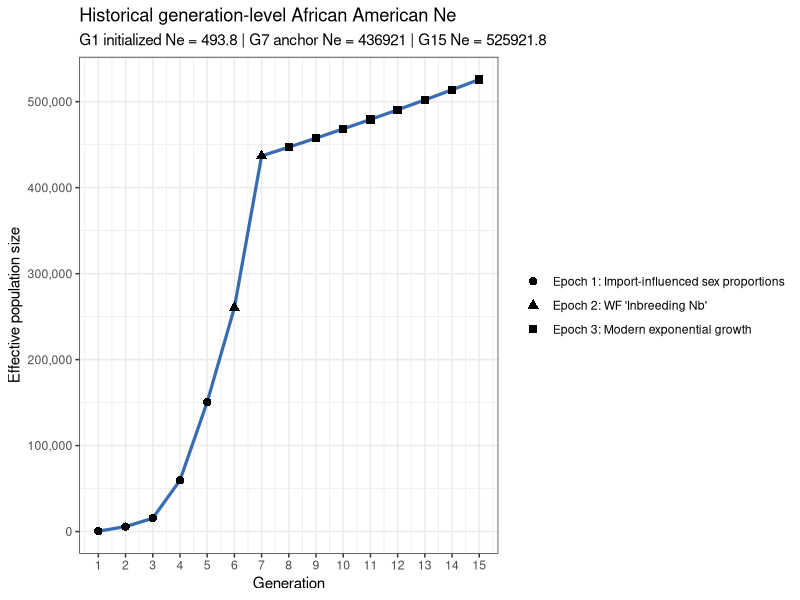
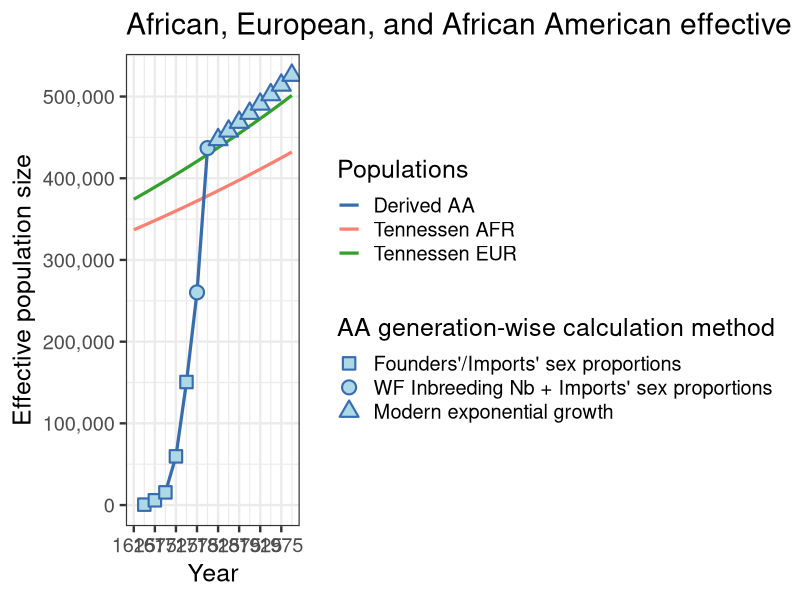
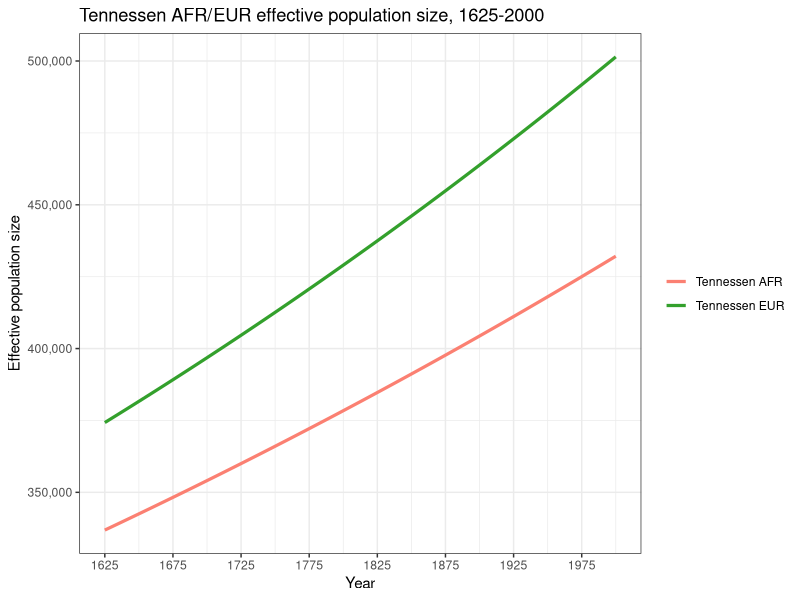

R code for these plots, in order:
# ______________________________________________________________________________
# Aydin Karatas
# ___
# University of Southern California
# Department of Quantitative and Computational Biology
# Mooney Lab
# ___
# calc.3T.Ne.R
# ______________________________________________________________________________


library(tidyverse)

# functions ----
# validate that a given value is a single non-negative whole generation.
# `value` is the candidate input and `name` is used in the error message.
validate.whole.generation.count <- function(value, name) {
  if (
    length(value) != 1 ||
      is.na(value) ||
      !is.finite(value) ||
      value != as.integer(value) ||
      value < 0
  ) {
    stop(name, " must be a non-negative whole generation count", call. = FALSE)
  }

  as.integer(value)
}

# build a generation sequence that can be empty when the requested length is 0.
# `start` is the first generation in the block and `len` is the block length.
build.generation.block <- function(start, len) {
  if (len == 0) {
    return(integer(0))
  }

  seq.int(start, start + len - 1L)
}

# return an explicit argument when provided, otherwise pull the default.
# `value` is the user-supplied override, `name` is the default binding name,
# and `defaults.env` is the environment that stores the fallback value.
resolve.default.param <- function(value, name, defaults.env) {
  if (!is.null(value)) {
    return(value)
  }

  get(name, envir = defaults.env)
}

# build the modeled generation layout for the three epochs.
# `epoch.*.len` are the epoch lengths, `gen.time` and `present.year` define the
# timeline, and `start.year` sets the first modeled generation boundary.
calc.epoch.config <- function(
    epoch.1.len,
    epoch.2.len,
    epoch.3.len,
    gen.time,
    present.year,
    start.year = 1625
) {
  epoch.1.len <- validate.whole.generation.count(
    epoch.1.len,
    "epoch.1.len"
  )
  epoch.2.len <- validate.whole.generation.count(
    epoch.2.len,
    "epoch.2.len"
  )
  epoch.3.len <- validate.whole.generation.count(
    epoch.3.len,
    "epoch.3.len"
  )

  max.epoch.1.len <- 7L

  if (epoch.1.len > max.epoch.1.len) {
    stop("epoch.1.len cannot exceed 7 modeled generations", call. = FALSE)
  }

  year.span <- present.year - start.year
  total.generations <- year.span / gen.time

  if (total.generations != as.integer(total.generations)) {
    stop(
      "present.year - start.year must be divisible by gen.time",
      call. = FALSE
    )
  }

  total.generations <- as.integer(total.generations)
  total.epoch.len <- epoch.1.len + epoch.2.len + epoch.3.len

  if (total.epoch.len != total.generations) {
    stop(
      "total epoch length must equal (present.year - start.year) / gen.time",
      call. = FALSE
    )
  }

  epoch.1.generations <- build.generation.block(1L, epoch.1.len)
  epoch.2.generations <- build.generation.block(epoch.1.len + 1L, epoch.2.len)
  epoch.3.first.generation <- if (epoch.3.len == 0) {
    NA_integer_
  } else {
    epoch.1.len + epoch.2.len + 1L
  }
  epoch.3.generations <- build.generation.block(
    epoch.1.len + epoch.2.len + 1L,
    epoch.3.len
  )

  epoch.3.anchor.generation <- NA_integer_

  if (epoch.3.len > 0) {
    if (epoch.2.len > 0) {
      epoch.3.anchor.generation <- max(epoch.2.generations)
    } else if (epoch.1.len > 0) {
      epoch.3.anchor.generation <- max(epoch.1.generations)
    } else {
      stop(
        "epoch 3 requires a prior non-empty epoch to provide an anchor",
        call. = FALSE
      )
    }
  }

  list(
    epoch.1.len = epoch.1.len,
    epoch.2.len = epoch.2.len,
    epoch.3.len = epoch.3.len,
    max.epoch.1.len = max.epoch.1.len,
    start.year = start.year,
    total.generations = total.generations,
    final.generation = total.generations,
    epoch.1.generations = epoch.1.generations,
    epoch.1.sex.generations = epoch.1.generations[epoch.1.generations >= 2],
    epoch.2.generations = epoch.2.generations,
    epoch.2.parental.generations = epoch.2.generations[
      epoch.2.generations >= 2
    ],
    epoch.3.generations = epoch.3.generations,
    epoch.3.first.generation = epoch.3.first.generation,
    epoch.3.anchor.generation = epoch.3.anchor.generation
  )
}

# create the African and European ancestry proportions by modeled generation.
# `mooney.cg[1]` is a dummy value for alignment. The paper-derived values start
# at `mooney.cg[2]`, so modeled G1 uses position 2.
build.mixing.props <- function(
    epoch.config,
    mooney.cg,
    epoch.1.eur.prop,
    epoch.2.afr.prop,
    epoch.2.eur.prop,
    epoch.3.afr.prop,
    epoch.3.eur.prop
) {
  if (epoch.config$epoch.1.len > length(mooney.cg) - 1L) {
    stop(
      "epoch.1.len cannot exceed paper-derived mooney.cg values",
      call. = FALSE
    )
  }

  epoch.1.cg <- if (epoch.config$epoch.1.len == 0L) {
    numeric(0)
  } else {
    mooney.cg[seq.int(2L, epoch.config$epoch.1.len + 1L)]
  }
  s.eur <- c(
    rep(epoch.1.eur.prop, epoch.config$epoch.1.len),
    rep(epoch.2.eur.prop, epoch.config$epoch.2.len),
    rep(epoch.3.eur.prop, epoch.config$epoch.3.len)
  )
  s.afr <- c(
    (1 - epoch.1.eur.prop) * epoch.1.cg,
    rep(epoch.2.afr.prop, epoch.config$epoch.2.len),
    rep(epoch.3.afr.prop, epoch.config$epoch.3.len)
  )

  if (
    length(s.eur) != epoch.config$total.generations ||
      length(s.afr) != epoch.config$total.generations
  ) {
    stop("AA.mixing.props vectors must not recycle", call. = FALSE)
  }

  tibble(
    g = seq_len(epoch.config$total.generations),
    s.afr = s.afr,
    s.eur = s.eur,
    h = pmax(1 - s.afr - s.eur, 0)
  )
}

# intersect generation windows with historical periods and measure coverage.
# `window.tbl` is the generation map and `hacker.tbl` is the historical  period
# table with start and end years.
calc.period.overlaps <- function(window.tbl, hacker.tbl) {
  merge(window.tbl, hacker.tbl, by = NULL) %>%
    as_tibble() %>%
    mutate(
      period.length = end.year - start.year,
      overlap.start.year = pmax(window.start.year, start.year),
      overlap.end.year = pmin(window.end.year, end.year),
      overlap.years = pmax(0, overlap.end.year - overlap.start.year),
      overlap.weight = overlap.years / period.length
    ) %>%
    filter(overlap.years > 0) %>%
    arrange(generation, start.year)
}

# estimate population size at a year by interpolating inside a period.
# `year` is the target year to query and `hacker.tbl` contains the period
# boundaries plus beginning and ending population sizes.
calc.boundary.population <- function(year, hacker.tbl) {
  if (is.na(year)) {
    return(NA_real_)
  }

  if (year < min(hacker.tbl$start.year) || year > max(hacker.tbl$end.year)) {
    return(NA_real_)
  }

  period.idx <- which(
    hacker.tbl$start.year <= year & hacker.tbl$end.year >= year
  )
  period.idx <- period.idx[length(period.idx)]
  period.row <- hacker.tbl[period.idx, ]
  period.length <- period.row$end.year - period.row$start.year
  period.frac <- (year - period.row$start.year) / period.length

  period.row$pop.beginning +
    period.frac * (period.row$pop.end - period.row$pop.beginning)
}

# build a generation map with explicit labels and calendar windows.
# G0 can be built with `first.generation = 0`, but modeled output starts at G1.
build.generation.map <- function(
    first.generation,
    generation.count,
    start.year,
    gen.time
) {
  tibble(
    generation = seq.int(
      first.generation,
      first.generation + generation.count - 1L
    ),
    generation.start.year = seq(
      start.year,
      start.year + gen.time * (generation.count - 1L),
      by = gen.time
    ),
    generation.end.year = generation.start.year + gen.time,
    generation.window.years = generation.end.year - generation.start.year,
    window.start.year = generation.start.year,
    window.end.year = generation.end.year
  )
}

# aggregate historical inputs over generation windows.
# This returns source-history summaries only; callers decide which rows are part
# of the modeled trajectory.
aggregate.generation.history <- function(
    generation.map,
    hacker.tbl,
    hacker.end.year
) {
  history.overlap <- calc.period.overlaps(generation.map, hacker.tbl) %>%
    select(
      generation,
      generation.start.year,
      generation.end.year,
      period,
      start.year,
      end.year,
      overlap.start.year,
      overlap.end.year,
      overlap.years,
      overlap.weight,
      imported,
      births,
      assumed.birth.rate,
      person.years.lived
    )

  history.agg <- history.overlap %>%
    group_by(generation, generation.start.year, generation.end.year) %>%
    summarise(
      periods = paste(period, collapse = ", "),
      imported = sum(imported * overlap.weight, na.rm = TRUE),
      births = sum(births * overlap.weight, na.rm = TRUE),
      birth.rate = weighted.mean(
        assumed.birth.rate,
        person.years.lived * overlap.weight,
        na.rm = TRUE
      ),
      aggregation.start.year = min(overlap.start.year),
      aggregation.end.year = max(overlap.end.year),
      hacker.window.years = sum(overlap.years),
      .groups = "drop"
    )

  history.agg <- generation.map %>%
    select(
      generation,
      generation.start.year,
      generation.end.year,
      generation.window.years
    ) %>%
    left_join(
      history.agg,
      by = c("generation", "generation.start.year", "generation.end.year")
    ) %>%
    mutate(
      population.boundary.year = if_else(
        generation.start.year < hacker.end.year,
        pmin(generation.end.year, hacker.end.year),
        NA_real_
      ),
      pop.end = map_dbl(
        population.boundary.year,
        calc.boundary.population,
        hacker.tbl = hacker.tbl
      ),
      is.truncated = !is.na(hacker.window.years) &
        hacker.window.years < generation.window.years
    )

  list(overlap = history.overlap, agg = history.agg)
}

# add a readable epoch label to each generation row.
# `AA.ne` is the analysis table and `epoch.config` supplies the generation
# ranges used to assign the three epoch labels.
make.epoch.labels <- function(AA.ne, epoch.config) {
  epoch.1.label <- if (length(epoch.config$epoch.1.generations) > 0) {
    "Epoch 1: Import-influenced sex proportions"
  } else {
    NA_character_
  }
  epoch.2.label <- if (length(epoch.config$epoch.2.generations) > 0) {
      "Epoch 2: WF 'Inbreeding Nb'"
  } else {
    NA_character_
  }
  epoch.3.label <- if (length(epoch.config$epoch.3.generations) > 0) {
      "Epoch 3: Modern exponential growth"
  } else {
    NA_character_
  }

  AA.ne %>%
    mutate(
      epoch = case_when(
        generation %in% epoch.config$epoch.1.generations ~ epoch.1.label,
        generation %in% epoch.config$epoch.2.generations ~ epoch.2.label,
        generation %in% epoch.config$epoch.3.generations ~ epoch.3.label
      )
    )
}

# check that the derived tables are internally consistent before returning.
# `AA.ne`, `AA.overlap`, and `AA.mixing.props` are the computed outputs, while
# the remaining arguments provide the timeline and boundary checks.
validate.analysis.outputs <- function(
    AA.ne,
    AA.overlap,
    AA.mixing.props,
    epoch.config,
    gen.time,
    present.year
) {
  stopifnot(
    identical(
      sort(AA.ne$generation),
      seq_len(epoch.config$total.generations)
    ),
    nrow(AA.mixing.props) == epoch.config$total.generations,
    identical(AA.mixing.props$g, seq_len(epoch.config$total.generations)),
    all(AA.ne$generation.window.years == gen.time),
    AA.ne$generation.start.year[1] == epoch.config$start.year,
    AA.ne$generation.end.year[epoch.config$final.generation] == present.year,
    all(AA.overlap$overlap.weight > 0),
    all(AA.overlap$overlap.weight <= 1),
    !is.na(AA.ne$female.total[1]),
    !is.na(AA.ne$male.total[1]),
    all(!is.na(AA.ne$female.total[epoch.config$epoch.1.sex.generations])),
    all(!is.na(AA.ne$male.total[epoch.config$epoch.1.sex.generations])),
    all(
      !is.na(
        AA.ne$parental.population[epoch.config$epoch.2.parental.generations]
      )
    ),
    all(!is.na(AA.ne$k[epoch.config$epoch.2.generations])),
    all(is.finite(AA.ne$admix.ne[epoch.config$epoch.2.generations])),
    all(AA.ne$admix.ne[epoch.config$epoch.2.generations] > 0),
    all(is.finite(AA.ne$import.ne[epoch.config$epoch.2.generations])),
    all(AA.ne$import.ne[epoch.config$epoch.2.generations] >= 0),
    all(
      is.na(AA.ne$import.female[epoch.config$epoch.2.generations]) |
        AA.ne$import.female[epoch.config$epoch.2.generations] > 0
    ),
    all(
      is.na(AA.ne$import.male[epoch.config$epoch.2.generations]) |
        AA.ne$import.male[epoch.config$epoch.2.generations] > 0
    ),
    all(
      abs(
        AA.ne$ne[epoch.config$epoch.2.generations] -
          AA.ne$admix.ne[epoch.config$epoch.2.generations] -
          AA.ne$import.ne[epoch.config$epoch.2.generations]
      ) < 1e-6
    ),
    all(
      AA.ne$import.ne[
        epoch.config$epoch.2.generations[
          AA.ne$imported[epoch.config$epoch.2.generations] <= 0
        ]
      ] == 0
    ),
    all(
      grepl(
        "^Epoch 3:",
        AA.ne$epoch[epoch.config$epoch.3.generations]
      )
    ),
    all(is.finite(AA.ne$ne)),
    all(AA.ne$ne > 0)
  )
}

# compute the full AA Ne analysis and return every intermediate table.
# the scalar arguments control the demographic timeline, G1 initialization, and
# epoch settings, while `mooney.cg` and `hacker.tbl` provide the input data.
calc.aa.ne.results <- function(
    gen.time = NULL,
    hacker.end.year = NULL,
    present.year = NULL,
    epoch.1.len = NULL,
    epoch.2.len = NULL,
    epoch.3.len = NULL,
    epoch.3.growth.rate = NULL,
    mooney.cg = NULL,
    epoch.1.eur.prop = NULL,
    epoch.2.afr.prop = NULL,
    epoch.2.eur.prop = NULL,
    epoch.3.afr.prop = NULL,
    epoch.3.eur.prop = NULL,
    hacker.tbl = NULL
) {
  defaults.env <- parent.env(environment())
  gen.time <- resolve.default.param(gen.time, "gen.time", defaults.env)
  hacker.end.year <- resolve.default.param(
    hacker.end.year,
    "hacker.end.year",
    defaults.env
  )
  present.year <- resolve.default.param(
    present.year,
    "present.year",
    defaults.env
  )
  epoch.1.len <- resolve.default.param(
    epoch.1.len,
    "epoch.1.len",
    defaults.env
  )
  epoch.2.len <- resolve.default.param(
    epoch.2.len,
    "epoch.2.len",
    defaults.env
  )
  epoch.3.len <- resolve.default.param(
    epoch.3.len,
    "epoch.3.len",
    defaults.env
  )
  epoch.3.growth.rate <- resolve.default.param(
    epoch.3.growth.rate,
    "epoch.3.growth.rate",
    defaults.env
  )
  mooney.cg <- resolve.default.param(mooney.cg, "mooney.cg", defaults.env)
  epoch.1.eur.prop <- resolve.default.param(
    epoch.1.eur.prop,
    "epoch.1.eur.prop",
    defaults.env
  )
  epoch.2.afr.prop <- resolve.default.param(
    epoch.2.afr.prop,
    "epoch.2.afr.prop",
    defaults.env
  )
  epoch.2.eur.prop <- resolve.default.param(
    epoch.2.eur.prop,
    "epoch.2.eur.prop",
    defaults.env
  )
  epoch.3.afr.prop <- resolve.default.param(
    epoch.3.afr.prop,
    "epoch.3.afr.prop",
    defaults.env
  )
  epoch.3.eur.prop <- resolve.default.param(
    epoch.3.eur.prop,
    "epoch.3.eur.prop",
    defaults.env
  )
  hacker.tbl <- resolve.default.param(hacker.tbl, "hacker.tbl", defaults.env)

  epoch.config <- calc.epoch.config(
    epoch.1.len = epoch.1.len,
    epoch.2.len = epoch.2.len,
    epoch.3.len = epoch.3.len,
    gen.time = gen.time,
    present.year = present.year
  )

  AA.mixing.props <- build.mixing.props(
    epoch.config = epoch.config,
    mooney.cg = mooney.cg,
    epoch.1.eur.prop = epoch.1.eur.prop,
    epoch.2.afr.prop = epoch.2.afr.prop,
    epoch.2.eur.prop = epoch.2.eur.prop,
    epoch.3.afr.prop = epoch.3.afr.prop,
    epoch.3.eur.prop = epoch.3.eur.prop
  )

  AA.hacker.tbl <- hacker.tbl %>%
    mutate(
      start.year = as.numeric(sub("-.*", "", period)),
      end.year = as.numeric(sub(".*-", "", period))
    ) %>%
    select(
      period,
      start.year,
      end.year,
      person.years.lived,
      assumed.birth.rate,
      imported,
      births,
      pop.beginning,
      pop.end
    )

  # G0 is a historical initialization window only. It is not returned in AA.ne,
  # not included in AA.mixing.props, and not plotted as part of the AA model.
  g0.generation.map <- build.generation.map(
    first.generation = 0L,
    generation.count = 1L,
    start.year = epoch.config$start.year - gen.time,
    gen.time = gen.time
  )

  AA.generation.map <- build.generation.map(
    first.generation = 1L,
    generation.count = epoch.config$total.generations,
    start.year = epoch.config$start.year,
    gen.time = gen.time
  )

  g0.history <- aggregate.generation.history(
    generation.map = g0.generation.map,
    hacker.tbl = AA.hacker.tbl,
    hacker.end.year = hacker.end.year
  )
  AA.history <- aggregate.generation.history(
    generation.map = AA.generation.map,
    hacker.tbl = AA.hacker.tbl,
    hacker.end.year = hacker.end.year
  )
  AA.overlap <- AA.history$overlap
  g0.agg <- g0.history$agg
  AA.agg <- AA.history$agg

  g0.african.potential.parents <- g0.agg$pop.end[1] - g0.agg$births[1]
  g1.imported <- AA.agg$imported[AA.agg$generation == 1]
  g1.african.total <- g0.african.potential.parents + g1.imported
  g1.european.total <- g1.african.total * 0.15
  g1.female.total <- g1.african.total * (1 / 3)
  g1.male.total <- g1.african.total * (2 / 3) + g1.european.total
  ne.g1 <- 4 * g1.female.total * g1.male.total /
    (g1.female.total + g1.male.total)

  stopifnot(
    is.finite(g0.african.potential.parents),
    g0.african.potential.parents >= 0,
    is.finite(g1.imported),
    is.finite(ne.g1),
    ne.g1 > 0
  )

  AA.ne <- AA.agg %>%
    arrange(generation) %>%
    mutate(
      population.at.generation.start = map_dbl(
        generation.start.year,
        calc.boundary.population,
        hacker.tbl = AA.hacker.tbl
      ),
      prev.births = dplyr::lag(births),
      previous.birth.periods = NA_character_,
      births.in.previous.25.years = NA_real_,
      female.imported = if_else(
        generation %in% epoch.config$epoch.1.sex.generations,
        ceiling(imported / 3),
        NA_real_
      ),
      male.imported = if_else(
        generation %in% epoch.config$epoch.1.sex.generations,
        floor(2 * imported / 3),
        NA_real_
      ),
      female.potential = if_else(
        generation %in% epoch.config$epoch.1.sex.generations,
        0.5 * prev.births,
        NA_real_
      ),
      male.potential = if_else(
        generation %in% epoch.config$epoch.1.sex.generations,
        0.5 * prev.births,
        NA_real_
      ),
      female.total = case_when(
        generation == 1 ~ g1.female.total,
        TRUE ~ female.imported + female.potential
      ),
      male.total = case_when(
        generation == 1 ~ g1.male.total,
        TRUE ~ male.imported + male.potential
      ),
      adult.population.age25.proxy = NA_real_,
      parental.population = if_else(
        generation %in% epoch.config$epoch.2.generations,
        prev.births,
        NA_real_
      ),
      parental.population.method = if_else(
        generation %in% epoch.config$epoch.2.generations,
        "prev.births plus separate import Ne component",
        NA_character_
      ),
      k = if_else(
        generation %in% epoch.config$epoch.2.generations,
        gen.time * birth.rate / 1000,
        NA_real_
      ),
      import.female = if_else(
        generation %in% epoch.config$epoch.2.generations & imported > 0,
        ceiling(imported / 3),
        NA_real_
      ),
      import.male = if_else(
        generation %in% epoch.config$epoch.2.generations & imported > 0,
        floor(2 * imported / 3),
        NA_real_
      ),
      admix.ne = if_else(
        generation %in% epoch.config$epoch.2.generations,
        (k * parental.population - 1) / k,
        NA_real_
      ),
      import.ne = case_when(
        generation %in% epoch.config$epoch.2.generations &
          imported > 0 &
          import.female > 0 &
          import.male > 0 ~
            4 * import.female * import.male / (import.female + import.male),
        generation %in% epoch.config$epoch.2.generations ~ 0,
        TRUE ~ NA_real_
      )
    )

  AA.ne <- AA.ne %>%
    mutate(
      ne = case_when(
        generation == 1 ~ ne.g1,
        generation %in% epoch.config$epoch.1.sex.generations ~
          4 * female.total * male.total / (female.total + male.total),
        generation %in% epoch.config$epoch.2.generations ~
          admix.ne + import.ne,
        TRUE ~ NA_real_
      )
    )

  epoch.3.anchor.ne <- if (length(epoch.config$epoch.3.generations) == 0) {
    NA_real_
  } else {
    AA.ne %>%
      filter(generation == epoch.config$epoch.3.anchor.generation) %>%
      pull(ne)
  }

  AA.ne <- AA.ne %>%
    mutate(
      ne = if_else(
        generation %in% epoch.config$epoch.3.generations,
        epoch.3.anchor.ne *
          exp(epoch.3.growth.rate *
            (generation - epoch.config$epoch.3.anchor.generation)),
        ne
      ),
      n.f.plus.m = (female.total + male.total),
      ne.over.n = ne / n.f.plus.m,
      four.f.m = 4 * (female.total / n.f.plus.m) * (male.total / n.f.plus.m)
    ) %>%
    make.epoch.labels(epoch.config) %>%
    select(
      generation,
      generation.start.year,
      generation.end.year,
      generation.window.years,
      aggregation.start.year,
      aggregation.end.year,
      hacker.window.years,
      is.truncated,
      population.boundary.year,
      periods,
      epoch,
      imported,
      births,
      birth.rate,
      prev.births,
      pop.end,
      previous.birth.periods,
      births.in.previous.25.years,
      population.at.generation.start,
      female.total,
      male.total,
      adult.population.age25.proxy,
      parental.population,
      parental.population.method,
      k,
      admix.ne,
      import.female,
      import.male,
      import.ne,
      ne,
      n.f.plus.m,
      ne.over.n,
      four.f.m
    )

  validate.analysis.outputs(
    AA.ne = AA.ne,
    AA.overlap = AA.overlap,
    AA.mixing.props = AA.mixing.props,
    epoch.config = epoch.config,
    gen.time = gen.time,
    present.year = present.year
  )

  list(
    AA.ne = AA.ne,
    AA.overlap = AA.overlap,
    AA.mixing.props = AA.mixing.props,
    epoch.config = epoch.config,
    ne.g1 = ne.g1,
    epoch.3.anchor.ne = epoch.3.anchor.ne,
    epoch.3.growth.rate = epoch.3.growth.rate
  )
}


# tunable parameters ----
gen.time <- 25
hacker.end.year <- 1865
present.year <- 2000
epoch.1.len <- 5
epoch.2.len <- 2
epoch.3.len <- 8

# This source table keeps several historical columns for completeness. The model
# directly uses only period, person-years, birth-rate, imports, births, and
# population-boundary columns selected into `AA.hacker.tbl`.
hacker.tbl <- data.frame(
  period = c(
    "1610-1620", "1620-1630", "1630-1640", "1640-1650", "1650-1660",
    "1660-1670", "1670-1680", "1680-1690", "1690-1700", "1700-1710",
    "1710-1720", "1720-1730", "1730-1740", "1740-1750", "1750-1760",
    "1760-1770", "1770-1780", "1780-1790", "1790-1800", "1800-1810",
    "1810-1820", "1820-1830", "1830-1840", "1840-1850", "1850-1860",
    "1860-1861", "1861-1862", "1862-1863", "1863-1864", "1864-1865"
  ),
  pop.beginning = c(
    0, 20, 59, 585, 1568,
    2862, 4444, 6832, 16394, 27806,
    41844, 67294, 95669, 156040, 247027,
    319290, 459446, 558921, 706514, 908036,
    1195182, 1550757, 2021968, 2530405, 3204420,
    3953760, 3991133, 3903859, 3815760, 3726828
  ),
  pop.end = c(
    20, 59, 585, 1568, 2862,
    4444, 6832, 16394, 27806, 41844,
    67294, 95669, 156040, 247027, 319290,
    459446, 558921, 706514, 908036, 1195182,
    1550757, 2021968, 2530405, 3204420, 3953760,
    3991133, 3903859, 3815760, 3726828, 3630336
  ),
  growth.rate.10yr = c(
    NA, 195.0, 891.5, 168.0, 82.5,
    55.3, 53.7, 140.0, 69.6, 50.5,
    60.8, 42.2, 63.1, 58.3, 29.3,
    43.9, 21.7, 26.4, 28.5, 31.6,
    29.8, 30.4, 25.1, 26.6, 23.4,
    NA, NA, NA, NA, NA
  ),
  person.years.lived = c(
    16, 361, 2293, 9970, 21505,
    35952, 55527, 109243, 215999, 343482,
    535651, 806513, 1234030, 1980625, 2816150,
    3851269, 5075599, 6298380, 8030652, 10450423,
    13652609, 17759559, 22666906, 28541607, 35659777,
    3972417, 3947335, 3859642, 3771119, 3144251
  ),
  hours.worked.millions = c(
    0, 1, 5, 23, 49,
    82, 127, 251, 496, 788,
    1229, 1850, 2831, 4544, 6461,
    8835, 11644, 14449, 18423, 23975,
    31321, 40743, 52001, 65478, 81808,
    9113, 9056, 8855, 8651, 7213
  ),
  assumed.birth.rate = c(
    NA, 22.4, 22.4, 22.4, 22.4,
    22.4, 26.5, 27.3, 29.1, 31.0,
    34.6, 41.3, 41.4, 41.2, 46.4,
    39.5, 39.1, 44.7, 50.3, 55.8,
    55.7, 56.5, 56.5, 54.0, 52.3,
    49.6, 49.6, 49.6, 49.6, 49.6
  ),
  births = c(
    NA, 8, 51, 223, 481,
    804, 1472, 2986, 6295, 10635,
    18524, 33316, 51150, 81536, 130654,
    151957, 198660, 281549, 403648, 583395,
    759768, 1003859, 1280680, 1539820, 1865898,
    197032, 195788, 191438, 187048, 155955
  ),
  imported = c(
    32, 150, 110, 301, 1335,
    3038, 3582, 4947, 8197, 16442,
    17622, 41334, 66672, 26455, 44718,
    59557, 41129, 25105, 16183, 77368,
    5207, 410, 91, 0, 303,
    110, 0, 0, 0, 0
  ),
  smuggled = c(
    NA, NA, NA, NA, NA,
    NA, NA, NA, NA, NA,
    NA, NA, NA, NA, NA,
    NA, NA, NA, NA, NA,
    NA, 1100, 900, 500, 200,
    NA, NA, NA, NA, NA
  ),
  natural.increase.rate = c(
    NA, -30.8, 18.1, 6.8, -0.2,
    -4.0, -2.2, 4.2, 1.5, -0.7,
    1.5, -1.6, -0.5, 3.3, 1.0,
    2.1, 1.3, 2.2, 2.6, 2.4,
    2.7, 2.9, 2.4, 2.4, 2.2,
    NA, NA, NA, NA, NA
  ),
  births.plus.imports = c(
    32, 158, 161, 524, 1816,
    3842, 5054, 7933, 14492, 27077,
    36146, 74650, 117822, 107991, 175372,
    211514, 239789, 306654, 419831, 660763,
    764975, 1005369, 1281671, 1540320, 1866401,
    197142, 195788, 191438, 187048, 155955
  ),
  percent.total = c(
    0.0, 0.0, 0.0, 0.0, 0.0,
    0.0, 0.1, 0.1, 0.1, 0.3,
    0.4, 0.8, 1.2, 1.1, 1.8,
    2.2, 2.4, 3.1, 4.3, 6.7,
    7.8, 10.3, 13.1, 15.7, 19.0,
    2.0, 2.0, 2.0, 1.9, 1.6
  ),
  cumulative.number = c(
    32, 190, 351, 875, 2691,
    6533, 11587, 19520, 34012, 61089,
    97235, 171885, 289707, 397698, 573070,
    784584, 1024373, 1331027, 1750858, 2411621,
    3176596, 4181965, 5463636, 7003956, 8870357,
    9067499, 9263287, 9454725, 9641773, 9797728
  ),
  cumulative.percent = c(
    0.0, 0.0, 0.0, 0.0, 0.0,
    0.1, 0.1, 0.2, 0.3, 0.6,
    1.0, 1.8, 3.0, 4.1, 5.8,
    8.0, 10.5, 13.6, 17.9, 24.6,
    32.4, 42.7, 55.8, 71.5, 90.5,
    92.5, 94.5, 96.5, 98.4, 100.0
  ),
  stringsAsFactors = FALSE
)

epoch.3.growth.rate <- 0.023175

epoch.1.eur.prop <- 0.08
epoch.2.afr.prop <- 0.06
epoch.2.eur.prop <- 0.03
epoch.3.afr.prop <- 0
epoch.3.eur.prop <- 0

# The first value is a dummy index placeholder. The paper-derived values start
# at position 2, so modeled G1 uses `mooney.cg[2]`.
mooney.cg <- c(
  1,
  1,
  0.9835,
  0.8602,
  0.8551,
  0.7826,
  0.5380,
  0.1418
)

# calculations ----
analysis.results <- calc.aa.ne.results()

AA.ne <- analysis.results$AA.ne
AA.overlap <- analysis.results$AA.overlap
AA.mixing.props <- analysis.results$AA.mixing.props
epoch.config <- analysis.results$epoch.config
ne.g1 <- analysis.results$ne.g1
epoch.3.anchor.ne <- analysis.results$epoch.3.anchor.ne


# plotting ----
summary.generations <- c(
  epoch.config$epoch.1.generations,
  epoch.config$epoch.2.generations,
  epoch.config$final.generation
)
summary.generations <- sort(unique(summary.generations))

cat("\nHistorical generation-level ADMIX Ne summary\n")
print(
  AA.ne %>%
    filter(generation %in% summary.generations) %>%
    select(
      generation,
      generation.start.year,
      generation.end.year,
      epoch,
      is.truncated,
      imported,
      births,
      birth.rate,
      prev.births,
      female.total,
      male.total,
      adult.population.age25.proxy,
      parental.population,
      parental.population.method,
      k,
      admix.ne,
      import.female,
      import.male,
      import.ne,
      ne
    ),
  n = Inf
)

cat(
  paste0(
    "\nHistorical present-day G",
    epoch.config$final.generation,
    " Ne: ",
    round(AA.ne$ne[AA.ne$generation == epoch.config$final.generation], 1),
    "\n"
  )
)

AA.ne.plot <- ggplot(
  data = AA.ne,
  aes(x = generation.end.year, y = ne)
) +
  geom_line(color = "#386cb0", linewidth = 1.1) +
  geom_point(aes(shape = epoch), size = 2.5) +
  scale_y_continuous(labels = scales::comma) +
  scale_x_continuous(
    breaks = AA.ne$generation.end.year,
    labels = AA.ne$generation
  ) +
  labs(
    x = "Generation",
    y = "Effective population size",
    shape = NULL,
    title = "Historical generation-level African American Ne",
    subtitle = paste0(
      "G1 initialized Ne = ",
      round(ne.g1, 1),
      " | G",
      epoch.config$epoch.3.anchor.generation,
      " anchor Ne = ",
      round(epoch.3.anchor.ne, 1),
      " | G",
      epoch.config$final.generation,
      " Ne = ",
      round(AA.ne$ne[AA.ne$generation == epoch.config$final.generation], 1)
    )
  ) +
  theme_bw()

if (interactive()) {
  print(AA.ne.plot)
}


# tennessen afr/eur ne trajectory ----
# constants from `other_scripts/const.sh` and `build_3T_demography.py`
t.af.years <- 148000
t.ooa.years <- 51000
t.eu0.years <- 23000
t.eg.years <- 5115
r.eu0 <- 0.00307
r.eu <- 0.0195
r.afr <- 0.0166
n.a <- 7310
n.afr.1 <- 14474
n.b <- 1861
n.eu0 <- 1032

t.af <- t.af.years / gen.time
t.ooa <- t.ooa.years / gen.time
t.eu0 <- t.eu0.years / gen.time
t.eg <- t.eg.years / gen.time
n.eu1 <- n.eu0 / exp(-r.eu0 * (t.eu0 - t.eg))
n.eu.present <- n.eu1 / exp(-r.eu * t.eg)
n.afr.present <- n.afr.1 / exp(-r.afr * t.eg)

tennessen.start.year <- min(AA.ne$generation.start.year)
tennessen.end.year <- present.year
tennessen.years <- seq(tennessen.start.year, tennessen.end.year, by = 1)
tennessen.time.bp <- tennessen.end.year - tennessen.years
tennessen.time.gen <- tennessen.time.bp / gen.time

tennessen.ne <- tibble(
  year = tennessen.years,
  time.bp = tennessen.time.bp,
  time.gen = tennessen.time.gen
) %>%
  mutate(
    afr = case_when(
      time.gen <= t.eg ~ n.afr.present * exp(-r.afr * time.gen),
      time.gen <= t.ooa ~ n.afr.1,
      time.gen <= t.af ~ n.a,
      TRUE ~ NA_real_
    ),
    eur = case_when(
      time.gen <= t.eg ~ n.eu.present * exp(-r.eu * time.gen),
      time.gen <= t.eu0 ~ n.eu1 * exp(-r.eu0 * (time.gen - t.eg)),
      time.gen <= t.ooa ~ n.b,
      TRUE ~ NA_real_
    ),
    epoch = NA
  )

tennessen.ne.long <- tennessen.ne %>%
  pivot_longer(
    cols = c(afr, eur),
    names_to = "population",
    values_to = "ne"
  )

tennessen.ne.plot <- ggplot(
  tennessen.ne.long,
  aes(x = year, y = ne, color = population)
) +
  geom_line(linewidth = 1.1) +
  scale_y_continuous(labels = scales::comma) +
  scale_x_continuous(
    breaks = seq(tennessen.start.year, tennessen.end.year, by = 50)
  ) +
  scale_color_manual(
    values = c(
      afr = "#fb8072",
      eur = "#33a02c"
    ),
    labels = c(
      afr = "Tennessen AFR",
      eur = "Tennessen EUR"
    )
  ) +
  labs(
    x = "Year",
    y = "Effective population size",
    color = NULL,
    title = paste0(
      "Tennessen AFR/EUR effective population size, ",
      tennessen.start.year,
      "-",
      tennessen.end.year
    )
  ) +
  theme_bw()

if (interactive()) {
  print(tennessen.ne.plot)
}


# combined aa/afr/eur ne plot ----
aa.ne.long <- AA.ne %>%
  transmute(
    year = generation.end.year,
    population = "aa",
    ne = ne,
    epoch = epoch
  )

combined.ne.long <- bind_rows(
  aa.ne.long,
  tennessen.ne.long %>%
    transmute(year, population, ne, epoch)
)

combined.ne.plot <- ggplot(
  combined.ne.long,
  aes(x = year, y = ne, color = population)
) +
  geom_line(
    data = combined.ne.long %>% filter(population != "aa"),
    linewidth = 1.1
  ) +
  geom_line(
    data = combined.ne.long %>% filter(population == "aa"),
    linewidth = 1.1
  ) +
  geom_point(
    aes(shape = epoch),
    size = 4,
    stroke = 1.1,
    fill = "#ADD8E6",
    color = "#386cb0"
  ) +
  scale_shape_manual(
    values = c(
      `Epoch 1: Import-influenced sex proportions` = 22,
      `Epoch 2: WF 'Inbreeding Nb'` = 21,
      `Epoch 3: Modern exponential growth` = 24
    ),
    labels = c(
      `Epoch 1: Import-influenced sex proportions` =
        "Founders'/Imports' sex proportions",
      `Epoch 2: WF 'Inbreeding Nb'` = 
        "WF Inbreeding Nb + Imports' sex proportions",
      `Epoch 3: Modern exponential growth` = 
        "Modern exponential growth"
    ),
    name = "AA generation-wise calculation method",
    na.translate = FALSE
  ) +
  scale_color_manual(
    values = c(
      aa = "#386cb0",
      afr = "#fb8072",
      eur = "#33a02c"
    ),
    labels = c(
      aa = "Derived AA",
      afr = "Tennessen AFR",
      eur = "Tennessen EUR"
    ),
    name = "Populations"
  ) +
  scale_y_continuous(labels = scales::comma) +
  scale_x_continuous(
    breaks = seq(tennessen.start.year, tennessen.end.year, by = 50)
  ) +
  labs(
    x = "Year",
    y = "Effective population size",
    color = NULL,
    title = paste0(
      "African, European, and African American effective population size, ",
      tennessen.start.year,
      "-",
      tennessen.end.year
    )
  ) +
  guides(
    color = guide_legend(order = 1),
    shape = guide_legend(order = 2)
  ) +
  theme_bw(base_size = 18)

if (interactive()) {
  print(combined.ne.plot)
}
